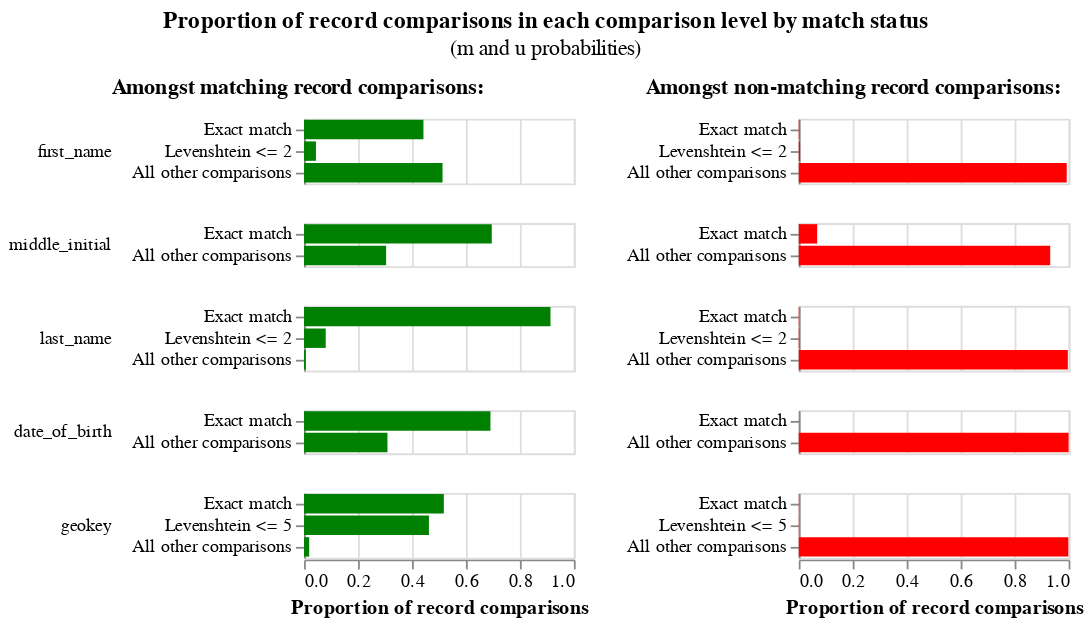

The notebook cell saved with this chart:
### Code cell
# NOTE: First name looks very wrong. I have not yet figured out why this is.
linker.m_u_parameters_chart()

### Figure 1 — Vega-Lite specification as saved in the notebook (floating-point values rounded to 4 significant figures)
{"config": {"view": {"width": 400, "height": 300}, "title": {"anchor": "middle", "offset": 10}, "header": {"title": null}}, "hconcat": [{"mark": "bar", "title": {"text": "Amongst matching record comparisons:", "fontWeight": "bold", "fontSize": 12}, "encoding": {"row": {"type": "nominal", "field": "comparison_name", "sort": {"field": "comparison_sort_order"}, "header": {"labelAngle": 0, "labelAnchor": "middle", "labelAlign": "left"}}, "x": {"type": "quantitative", "field": "m_probability", "axis": {"title": "Proportion of record comparisons"}}, "y": {"type": "nominal", "axis": {"title": null}, "field": "label_for_charts", "sort": {"field": "comparison_vector_value", "order": "descending"}}, "tooltip": [{"type": "nominal", "field": "m_probability_description", "title": "m probability description"}, {"type": "nominal", "field": "comparison_name", "title": "Comparison column name"}, {"type": "ordinal", "field": "label_for_charts", "title": "Label"}, {"type": "nominal", "field": "sql_condition", "title": "SQL condition"}, {"type": "quantitative", "field": "m_probability", "format": ".4p", "title": "m probability"}, {"type": "quantitative", "field": "u_probability", "format": ".4p", "title": "u probability"}, {"type": "quantitative", "field": "bayes_factor", "title": "Bayes factor = m/u", "format": ",.4f"}, {"type": "quantitative", "field": "log2_bayes_factor", "title": "Match weight = log2(m/u)", "format": ",.4f"}], "color": {"value": "green"}}, "resolve": {"scale": {"y": "independent"}}, "transform": [{"filter": "(datum.bayes_factor != 'no-op filter due to vega lite issue 4680')"}], "width": 150, "height": {"step": 12}}, {"mark": "bar", "title": {"text": "Amongst non-matching record comparisons:", "fontWeight": "bold", "fontSize": 12}, "encoding": {"row": {"type": "nominal", "field": "comparison_name", "sort": {"field": "comparison_sort_order"}, "header": {"labels": false}}, "x": {"type": "quantitative", "field": "u_probability", "axis": {"title": "Proportion of record comparisons"}}, "y": {"type": "nominal", "axis": {"title": null}, "field": "label_for_charts", "sort": {"field": "comparison_vector_value", "order": "descending"}}, "tooltip": [{"type": "nominal", "field": "u_probability_description", "title": "u probability description"}, {"type": "nominal", "field": "comparison_name", "title": "Comparison column name"}, {"type": "ordinal", "field": "label_for_charts", "title": "Label"}, {"type": "nominal", "field": "sql_condition", "title": "SQL condition"}, {"type": "quantitative", "field": "m_probability", "format": ".4p", "title": "m probability"}, {"type": "quantitative", "field": "u_probability", "format": ".4p", "title": "u probability"}, {"type": "quantitative", "field": "bayes_factor", "title": "Bayes factor = m/u", "format": ",.4f"}, {"type": "quantitative", "field": "log2_bayes_factor", "title": "Match weight = log2(m/u)", "format": ",.4f"}], "color": {"value": "red"}}, "resolve": {"scale": {"y": "independent"}}, "transform": [{"filter": "(datum.bayes_factor != 'no-op filter2 due to vega lite issue 4680')"}], "width": 150, "height": {"step": 12}}], "data": {"values": [{"comparison_name": "first_name", "sql_condition": "\"first_name_l\" = \"first_name_r\"", "label_for_charts": "Exact match", "m_probability": 0.4425, "u_probability": 0.002112, "m_probability_description": "Amongst matching record comparisons, 44.25% of records are in the exact match comparison level", "u_probability_description": "Amongst non-matching record comparisons, 0.21% of records are in the exact match comparison level", "has_tf_adjustments": true, "tf_adjustment_column": "first_name", "tf_adjustment_weight": 1.0, "is_null_level": false, "bayes_factor": 209.5, "log2_bayes_factor": 7.711, "comparison_vector_value": 2, "max_comparison_vector_value": 2, "bayes_factor_description": "If comparison level is `exact match` then comparison is 209.53 times more likely to be a match", "probability_two_random_records_match": 5.912e-05, "comparison_sort_order": 0}, {"comparison_name": "first_name", "sql_condition": "levenshtein(\"first_name_l\", \"first_name_r\") <= 2", "label_for_charts": "Levenshtein <= 2", "m_probability": 0.04419, "u_probability": 0.004885, "m_probability_description": "Amongst matching record comparisons, 4.42% of records are in the levenshtein <= 2 comparison level", "u_probability_description": "Amongst non-matching record comparisons, 0.49% of records are in the levenshtein <= 2 comparison level", "has_tf_adjustments": false, "tf_adjustment_column": null, "tf_adjustment_weight": 1.0, "is_null_level": false, "bayes_factor": 9.046, "log2_bayes_factor": 3.177, "comparison_vector_value": 1, "max_comparison_vector_value": 2, "bayes_factor_description": "If comparison level is `levenshtein <= 2` then comparison is 9.05 times more likely to be a match", "probability_two_random_records_match": 5.912e-05, "comparison_sort_order": 0}, {"comparison_name": "first_name", "sql_condition": "ELSE", "label_for_charts": "All other comparisons", "m_probability": 0.5133, "u_probability": 0.993, "m_probability_description": "Amongst matching record comparisons, 51.33% of records are in the all other comparisons comparison level", "u_probability_description": "Amongst non-matching record comparisons, 99.30% of records are in the all other comparisons comparison level", "has_tf_adjustments": false, "tf_adjustment_column": null, "tf_adjustment_weight": 1.0, "is_null_level": false, "bayes_factor": 0.5169, "log2_bayes_factor": -0.9521, "comparison_vector_value": 0, "max_comparison_vector_value": 2, "bayes_factor_description": "If comparison level is `all other comparisons` then comparison is  1.93 times less likely to be a match", "probability_two_random_records_match": 5.912e-05, "comparison_sort_order": 0}, {"comparison_name": "middle_initial", "sql_condition": "\"middle_initial_l\" = \"middle_initial_r\"", "label_for_charts": "Exact match", "m_probability": 0.6958, "u_probability": 0.06816, "m_probability_description": "Amongst matching record comparisons, 69.58% of records are in the exact match comparison level", "u_probability_description": "Amongst non-matching record comparisons, 6.82% of records are in the exact match comparison level", "has_tf_adjustments": false, "tf_adjustment_column": null, "tf_adjustment_weight": 1.0, "is_null_level": false, "bayes_factor": 10.21, "log2_bayes_factor": 3.351, "comparison_vector_value": 1, "max_comparison_vector_value": 1, "bayes_factor_description": "If comparison level is `exact match` then comparison is 10.21 times more likely to be a match", "probability_two_random_records_match": 5.912e-05, "comparison_sort_order": 1}, {"comparison_name": "middle_initial", "sql_condition": "ELSE", "label_for_charts": "All other comparisons", "m_probability": 0.3042, "u_probability": 0.9318, "m_probability_description": "Amongst matching record comparisons, 30.42% of records are in the all other comparisons comparison level", "u_probability_description": "Amongst non-matching record comparisons, 93.18% of records are in the all other comparisons comparison level", "has_tf_adjustments": false, "tf_adjustment_column": null, "tf_adjustment_weight": 1.0, "is_null_level": false, "bayes_factor": 0.3265, "log2_bayes_factor": -1.615, "comparison_vector_value": 0, "max_comparison_vector_value": 1, "bayes_factor_description": "If comparison level is `all other comparisons` then comparison is  3.06 times less likely to be a match", "probability_two_random_records_match": 5.912e-05, "comparison_sort_order": 1}, {"comparison_name": "last_name", "sql_condition": "\"last_name_l\" = \"last_name_r\"", "label_for_charts": "Exact match", "m_probability": 0.9133, "u_probability": 0.000916, "m_probability_description": "Amongst matching record comparisons, 91.33% of records are in the exact match comparison level", "u_probability_description": "Amongst non-matching record comparisons, 0.09% of records are in the exact match comparison level", "has_tf_adjustments": true, "tf_adjustment_column": "last_name", "tf_adjustment_weight": 1.0, "is_null_level": false, "bayes_factor": 997.1, "log2_bayes_factor": 9.962, "comparison_vector_value": 2, "max_comparison_vector_value": 2, "bayes_factor_description": "If comparison level is `exact match` then comparison is 997.08 times more likely to be a match", "probability_two_random_records_match": 5.912e-05, "comparison_sort_order": 2}, {"comparison_name": "last_name", "sql_condition": "levenshtein(\"last_name_l\", \"last_name_r\") <= 2", "label_for_charts": "Levenshtein <= 2", "m_probability": 0.0803, "u_probability": 0.001981, "m_probability_description": "Amongst matching record comparisons, 8.03% of records are in the levenshtein <= 2 comparison level", "u_probability_description": "Amongst non-matching record comparisons, 0.20% of records are in the levenshtein <= 2 comparison level", "has_tf_adjustments": false, "tf_adjustment_column": null, "tf_adjustment_weight": 1.0, "is_null_level": false, "bayes_factor": 40.53, "log2_bayes_factor": 5.341, "comparison_vector_value": 1, "max_comparison_vector_value": 2, "bayes_factor_description": "If comparison level is `levenshtein <= 2` then comparison is 40.53 times more likely to be a match", "probability_two_random_records_match": 5.912e-05, "comparison_sort_order": 2}, {"comparison_name": "last_name", "sql_condition": "ELSE", "label_for_charts": "All other comparisons", "m_probability": 0.006404, "u_probability": 0.9971, "m_probability_description": "Amongst matching record comparisons, 0.64% of records are in the all other comparisons comparison level", "u_probability_description": "Amongst non-matching record comparisons, 99.71% of records are in the all other comparisons comparison level", "has_tf_adjustments": false, "tf_adjustment_column": null, "tf_adjustment_weight": 1.0, "is_null_level": false, "bayes_factor": 0.006423, "log2_bayes_factor": -7.283, "comparison_vector_value": 0, "max_comparison_vector_value": 2, "bayes_factor_description": "If comparison level is `all other comparisons` then comparison is  155.70 times less likely to be a match", "probability_two_random_records_match": 5.912e-05, "comparison_sort_order": 2}, {"comparison_name": "date_of_birth", "sql_condition": "\"date_of_birth_l\" = \"date_of_birth_r\"", "label_for_charts": "Exact match", "m_probability": 0.6908, "u_probability": 7.828e-05, "m_probability_description": "Amongst matching record comparisons, 69.08% of records are in the exact match comparison level", "u_probability_description": "Amongst non-matching record comparisons, 0.01% of records are in the exact match comparison level", "has_tf_adjustments": false, "tf_adjustment_column": null, "tf_adjustment_weight": 1.0, "is_null_level": false, "bayes_factor": 8826.0, "log2_bayes_factor": 13.11, "comparison_vector_value": 1, "max_comparison_vector_value": 1, "bayes_factor_description": "If comparison level is `exact match` then comparison is 8,825.60 times more likely to be a match", "probability_two_random_records_match": 5.912e-05, "comparison_sort_order": 3}, {"comparison_name": "date_of_birth", "sql_condition": "ELSE", "label_for_charts": "All other comparisons", "m_probability": 0.3092, "u_probability": 0.9999, "m_probability_description": "Amongst matching record comparisons, 30.92% of records are in the all other comparisons comparison level", "u_probability_description": "Amongst non-matching record comparisons, 99.99% of records are in the all other comparisons comparison level", "has_tf_adjustments": false, "tf_adjustment_column": null, "tf_adjustment_weight": 1.0, "is_null_level": false, "bayes_factor": 0.3092, "log2_bayes_factor": -1.693, "comparison_vector_value": 0, "max_comparison_vector_value": 1, "bayes_factor_description": "If comparison level is `all other comparisons` then comparison is  3.23 times less likely to be a match", "probability_two_random_records_match": 5.912e-05, "comparison_sort_order": 3}, {"comparison_name": "geokey", "sql_condition": "\"geokey_l\" = \"geokey_r\"", "label_for_charts": "Exact match", "m_probability": 0.518, "u_probability": 0.0004901, "m_probability_description": "Amongst matching record comparisons, 51.80% of records are in the exact match comparison level", "u_probability_description": "Amongst non-matching record comparisons, 0.05% of records are in the exact match comparison level", "has_tf_adjustments": false, "tf_adjustment_column": null, "tf_adjustment_weight": 1.0, "is_null_level": false, "bayes_factor": 1057.0, "log2_bayes_factor": 10.05, "comparison_vector_value": 2, "max_comparison_vector_value": 2, "bayes_factor_description": "If comparison level is `exact match` then comparison is 1,056.96 times more likely to be a match", "probability_two_random_records_match": 5.912e-05, "comparison_sort_order": 4}, {"comparison_name": "geokey", "sql_condition": "levenshtein(\"geokey_l\", \"geokey_r\") <= 5", "label_for_charts": "Levenshtein <= 5", "m_probability": 0.4629, "u_probability": 0.0006008, "m_probability_description": "Amongst matching record comparisons, 46.29% of records are in the levenshtein <= 5 comparison level", "u_probability_description": "Amongst non-matching record comparisons, 0.06% of records are in the levenshtein <= 5 comparison level", "has_tf_adjustments": false, "tf_adjustment_column": null, "tf_adjustment_weight": 1.0, "is_null_level": false, "bayes_factor": 770.5, "log2_bayes_factor": 9.59, "comparison_vector_value": 1, "max_comparison_vector_value": 2, "bayes_factor_description": "If comparison level is `levenshtein <= 5` then comparison is 770.47 times more likely to be a match", "probability_two_random_records_match": 5.912e-05, "comparison_sort_order": 4}, {"comparison_name": "geokey", "sql_condition": "ELSE", "label_for_charts": "All other comparisons", "m_probability": 0.0191, "u_probability": 0.9989, "m_probability_description": "Amongst matching record comparisons, 1.91% of records are in the all other comparisons comparison level", "u_probability_description": "Amongst non-matching record comparisons, 99.89% of records are in the all other comparisons comparison level", "has_tf_adjustments": false, "tf_adjustment_column": null, "tf_adjustment_weight": 1.0, "is_null_level": false, "bayes_factor": 0.01913, "log2_bayes_factor": -5.708, "comparison_vector_value": 0, "max_comparison_vector_value": 2, "bayes_factor_description": "If comparison level is `all other comparisons` then comparison is  52.29 times less likely to be a match", "probability_two_random_records_match": 5.912e-05, "comparison_sort_order": 4}]}, "title": {"text": "Proportion of record comparisons in each comparison level by match status", "subtitle": "(m and u probabilities)"}, "$schema": "https://vega.github.io/schema/vega-lite/v4.json"}
